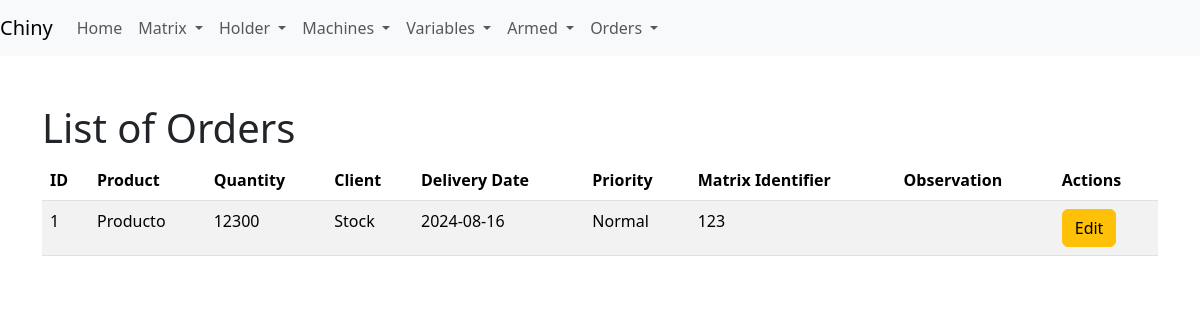
Page /list_orders on the earlier database version.
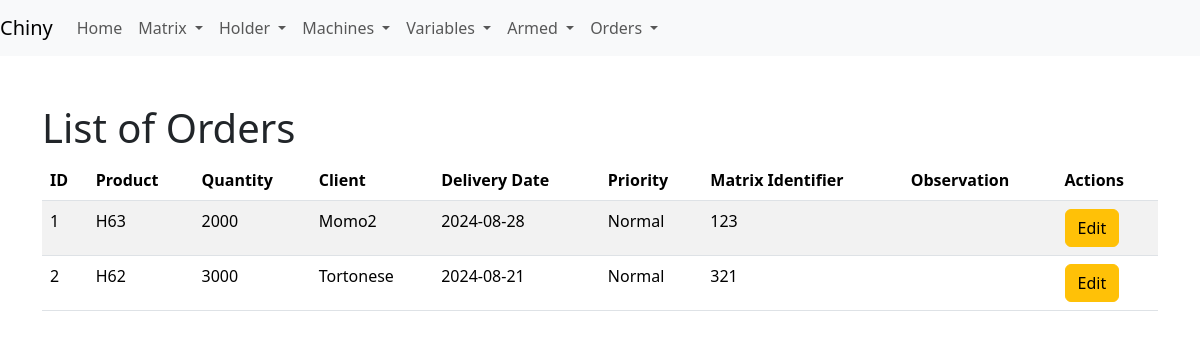
Same page on the later database version.
### app/models.py (models this page shows)
class Order(db.Model):
    __tablename__ = 'orders'
    id = db.Column(db.Integer, primary_key=True)
    product = db.Column(db.String(120), nullable=False)
    quantity = db.Column(db.Integer, nullable=False)
    client = db.Column(db.String(120), nullable=False)
    delivery_date = db.Column(db.Date, nullable=False)
    priority = db.Column(db.String(10), nullable=False, default='Normal')  # Puede ser 'High', 'Normal', o 'Low'
    matrix_identifier = db.Column(db.String(5), db.ForeignKey('matrix.identifier'), nullable=False)
    observation = db.Column(db.String(255), nullable=True)
    matrix = db.relationship('Matrix', backref='orders')

### app/routes.py (the view)
@app.route('/list_orders')
def list_orders():
    orders = Order.query.all()
    return render_template('list_orders.html', orders=orders)

### app/templates/list_orders.html (shortened to what this page needs)
<!DOCTYPE html>
<html lang="en">
<head>
    <link rel="stylesheet" href="{{ url_for('static', filename='css/bootstrap.min.css') }}">
</head>
<body>
    {% include 'navbar.html' %}
    <div class="container mt-5">
        <h1>List of Orders</h1>
        <table class="table table-striped">
            <thead>
                <tr>
                    <th>ID</th>
                    <th>Product</th>
                    <th>Quantity</th>
                    <th>Client</th>
                    <th>Delivery Date</th>
                    <th>Priority</th>
                    <th>Matrix Identifier</th>
                    <th>Observation</th>
                    <th>Actions</th>
                </tr>
            </thead>
            <tbody>
                {% for order in orders %}
                <tr>
                    <td>{{ order.id }}</td>
                    <td>{{ order.product }}</td>
                    <td>{{ order.quantity }}</td>
                    <td>{{ order.client }}</td>
                    <td>{{ order.delivery_date }}</td>
                    <td>{{ order.priority }}</td>
                    <td>{{ order.matrix_identifier }}</td>
                    <td>{{ order.observation }}</td>
                    <td>
                        <a href="{{ url_for('edit_order', order_id=order.id) }}" class="btn btn-warning">Edit</a>
                    </td>
                </tr>
                {% endfor %}
            </tbody>
        </table>
    </div>
</body>
</html>

Differences in the rows shown:
changed Order id 1: product "Producto" → "H63"; quantity "12300" → "2000"; client "Stock" → "Momo2"; delivery_date "2024-08-16" → "2024-08-28"
added Order: id "2", product "H62", quantity "3000", client "Tortonese", delivery_date "2024-08-21", priority "Normal", matrix_identifier "321"
